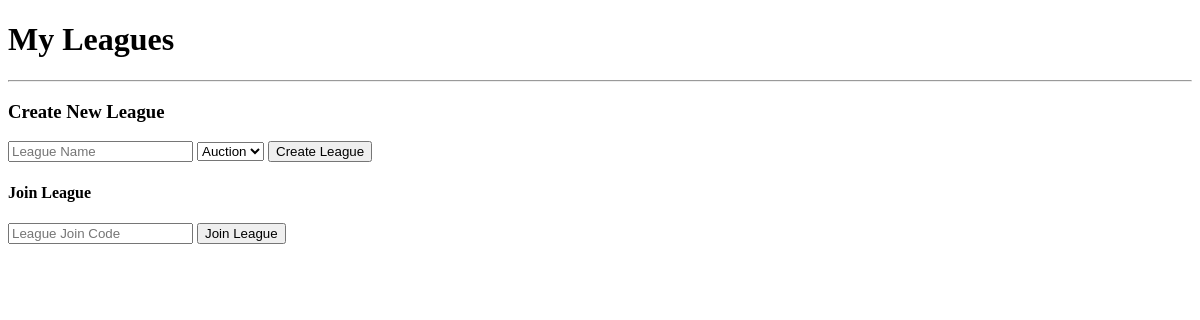
Page /dashboard (signed in) on the earlier database version.
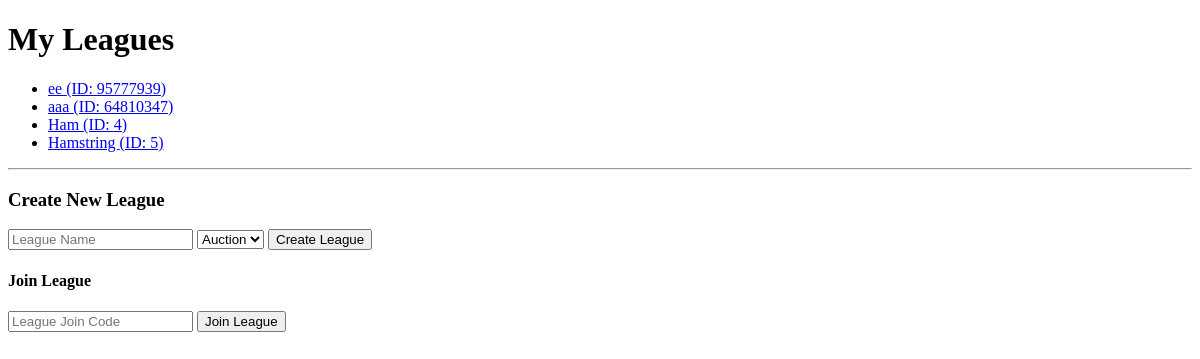
Same page on the later database version.
### tables this page shows
CREATE TABLE PlayerLeague (
    LID INTEGER PRIMARY KEY,
    draftType TEXT,
    leagueName TEXT,
    ownerAccount INTEGER,
    status TEXT DEFAULT 'initial', -- 'initial', 'draft', 'final'
    FOREIGN KEY (ownerAccount) REFERENCES PlayerAccount(accountID)
);

### app.py (the view)
@app.route('/dashboard', methods=['GET'])
def dashboard():
    conn = sqlite3.connect(DB_FILE)
    conn.row_factory = sqlite3.Row
    cursor = conn.cursor()
    cursor.execute(
        "SELECT pl.LID as id, pl.leagueName as name FROM PlayerLeague pL JOIN PlayerTeam pt ON pl.LID = pt.LID WHERE pt.accountId = ?",
        (session.get('user_id'),)
        )
    leagues = cursor.fetchall()
    conn.close()
    return render_template('dashboard.html', leagues=leagues)

### templates/dashboard.html (shortened to what this page needs)
<!DOCTYPE html>
<html lang="en">
<head>
</head>
<body>
    <h1>My Leagues</h1>
    <ul>
    {% for league in leagues %}
        <li><a href="{{ url_for('league', league_id=league.id )}}">{{ league.name }} (ID: {{ league.id }})</a></li>
    {% endfor %}
    </ul>
    <hr>
    <h3>Create New League</h3>
    <form action="/create_league" method="POST">
        <input type="text" name="leagueName" placeholder="League Name" required>
        <select name="draftType">
            <option value="Auction">Auction</option>
        </select>
        <button type="submit">Create League</button>
    </form>
        <h4>Join League</h4>
    <form action="/join_league" method="POST">
        <input type="text" name="leagueID" placeholder="League Join Code" required>
        <button type="submit">Join League</button>
    </form>
</body>
</html>

Differences in the rows shown:
added PlayerLeague: name "ee", id "95777939"
added PlayerLeague: name "aaa", id "64810347"
now on this page (row unchanged): PlayerLeague: name "Ham", id "4"
now on this page (row unchanged): PlayerLeague: name "Hamstring", id "5"
